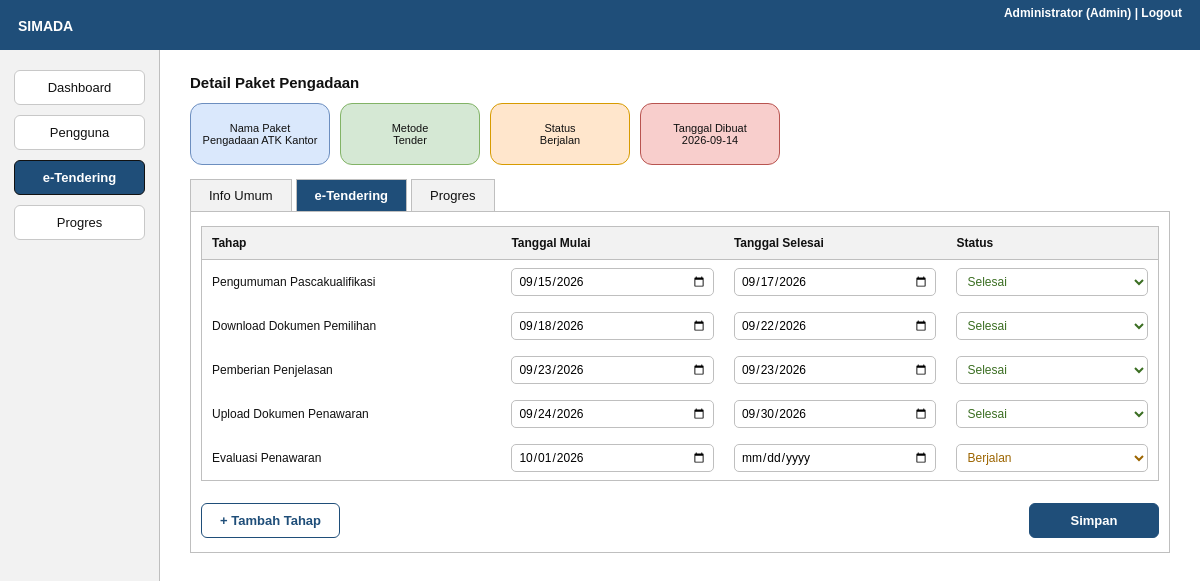
The page /public/index.php?page=paket&id=1 (signed in) on the database its author committed.
### tables this page shows
CREATE TABLE paket_pengadaan (
  id         INT UNSIGNED AUTO_INCREMENT PRIMARY KEY,
  nama_paket VARCHAR(150) NOT NULL,
  metode     ENUM('Tender','Pengadaan Langsung','E-Purchasing') NOT NULL,
  status     ENUM('Analisis','Berjalan','Selesai') NOT NULL DEFAULT 'Analisis',
  tanggal    DATE NOT NULL,
  created_by INT UNSIGNED NULL,
  CONSTRAINT fk_paket_user FOREIGN KEY (created_by) REFERENCES users(id)
);

CREATE TABLE tender (
  id              INT UNSIGNED AUTO_INCREMENT PRIMARY KEY,
  paket_id        INT UNSIGNED NOT NULL,
  tahap           VARCHAR(60) NOT NULL,
  tanggal_mulai   DATE NULL,
  tanggal_selesai DATE NULL,
  status          ENUM('Belum dimulai','Berjalan','Selesai') NOT NULL DEFAULT 'Belum dimulai',
  UNIQUE KEY uq_paket_tahap (paket_id, tahap),
  CONSTRAINT fk_tender_paket FOREIGN KEY (paket_id) REFERENCES paket_pengadaan(id) ON DELETE CASCADE
);

### core/Controller.php (called while the page is built, shortened)
<?php
abstract class Controller
{
    protected function render(string $view, array $data = [], string $active = ''): void
    {
        extract($data);
        require __DIR__ . '/../views/layout/header.php';
        require __DIR__ . "/../views/$view.php";
        require __DIR__ . '/../views/layout/footer.php';
    }
}

### controllers/TenderController.php (called while the page is built, shortened)
<?php
class TenderController extends Controller
{
    private PaketPengadaan $paket;
    private Tender $tender;
    public function __construct()
    {
        $this->paket = new PaketPengadaan();
        $this->tender = new Tender();
    }
    private function canEdit(): bool
    {
        return in_array(Auth::user()['role'], ['Pokja', 'Admin'], true);
    }
    public function detail(): void
    {
        $id = (int)($_GET['id'] ?? 0);
        $paket = $this->paket->findById($id);
        $tab = in_array($_GET['tab'] ?? '', ['info', 'tender', 'progres'], true) ? $_GET['tab'] : 'tender';
        $rows = $this->tender->byPaket($id);
        $errors = [];
        $this->render('tender/detail', [
            'paket' => $paket, 'rows' => $rows, 'errors' => $errors, 'tab' => $tab,
            'canEdit' => $this->canEdit(), 'pembuat' => $this->paket->creatorName((int)$paket['created_by']),
            'stages' => $this->stages($this->tender->byPaket($id)),
        ], 'tender');
    }
    public static function stages(array $tahapan): array
    {
        $by = array_column($tahapan, 'status', 'tahap');
        return array_map(fn($t) => ['tahap' => $t, 'status' => $by[$t] ?? 'Belum dimulai'], Tender::TAHAP);
    }
}

### public/index.php (called while the page is built, shortened)
<?php
spl_autoload_register(function ($class) {
    foreach (['core', 'models', 'controllers'] as $dir) {
        $file = __DIR__ . "/../$dir/$class.php";
        if (is_file($file)) { require $file; return; }
    }
});
$routes = [
    'login'       => [AuthController::class, 'login'],
    'logout'      => [AuthController::class, 'logout'],
    'dashboard'   => [DashboardController::class, 'index'],
    'users'       => [UserController::class, 'index'],
    'user-toggle' => [UserController::class, 'toggle'],
    'tender'      => [TenderController::class, 'index'],
    'paket'       => [TenderController::class, 'detail'],
    'progres'     => [ProgresController::class, 'index'],
];
$page = $_GET['page'] ?? (Auth::check() ? 'dashboard' : 'login');
[$class, $method] = $routes[$page] ?? $routes['login'];
(new $class())->$method();

### config/config.php (called while the page is built)
<?php
return [
    'driver'   => getenv('SIMADA_DRIVER') ?: 'mysql',
    'host'     => '127.0.0.1',
    'port'     => 3306,
    'database' => 'simada',
    'username' => 'root',
    'password' => '',
    'sqlite'   => __DIR__ . '/../database/simada.sqlite',
];

### core/Database.php (called while the page is built, shortened)
<?php
class Database
{
    private static ?Database $instance = null;
    private PDO $pdo;
    private function __construct()
    {
        $c = require __DIR__ . '/../config/config.php';
        $dsn = $c['driver'] === 'sqlite'
            ? 'sqlite:' . $c['sqlite']
            : "mysql:host={$c['host']};port={$c['port']};dbname={$c['database']};charset=utf8mb4";
        $this->pdo = new PDO($dsn, $c['username'], $c['password'], [
            PDO::ATTR_ERRMODE            => PDO::ERRMODE_EXCEPTION,
            PDO::ATTR_DEFAULT_FETCH_MODE => PDO::FETCH_ASSOC,
            PDO::ATTR_EMULATE_PREPARES   => false,
        ]);
    }
    public static function getInstance(): Database
    {
        return self::$instance ??= new Database();
    }
    public function getConnection(): PDO
    {
        return $this->pdo;
    }
}

### core/Model.php (called while the page is built, shortened)
<?php
abstract class Model
{
    protected PDO $db;
    protected string $table;
    public function __construct()
    {
        $this->db = Database::getInstance()->getConnection();
    }
    public function findById(int $id): ?array
    {
        $stmt = $this->db->prepare("SELECT * FROM {$this->table} WHERE id = ?");
        $stmt->execute([$id]);
        return $stmt->fetch() ?: null;
    }
}

### models/Tender.php (called while the page is built, shortened)
<?php
class Tender extends Model
{
    public function byPaket(int $paketId): array
    {
        $stmt = $this->db->prepare('SELECT * FROM tender WHERE paket_id = ?');
        $stmt->execute([$paketId]);
        $rows = $stmt->fetchAll();
        usort($rows, fn($a, $b) => array_search($a['tahap'], self::TAHAP) <=> array_search($b['tahap'], self::TAHAP));
        return $rows;
    }
}

### views/tender/detail.php (the view, shortened to what this page needs)
<h1>Detail Paket Pengadaan</h1>
<div class="cards info">
  <div class="card c-blue"><span>Nama Paket</span><?= $e($paket['nama_paket']) ?></div>
  <div class="card c-green"><span>Metode</span><?= $e($paket['metode']) ?></div>
  <div class="card c-orange"><span>Status</span><?= $e($paket['status']) ?></div>
  <div class="card c-red"><span>Tanggal Dibuat</span><?= $e($paket['tanggal']) ?></div>
</div>
<nav class="tabs">
<?php foreach (['info' => 'Info Umum', 'tender' => 'e-Tendering', 'progres' => 'Progres'] as $k => $label): ?>
  <a class="<?= $tab === $k ? 'on' : '' ?>" href="index.php?page=paket&id=<?= $paket['id'] ?>&tab=<?= $k ?>"><?= $label ?></a>
<?php endforeach; ?>
</nav>
<section class="tabbody">
<?php if ($tab === 'info'): ?>
  <table class="kv"><tr><th>Nama Paket</th><td><?= $e($paket['nama_paket']) ?></td></tr><tr><th>Metode</th><td><?= $e($paket['metode']) ?></td></tr>
  <tr><th>Status</th><td><?= $e($paket['status']) ?></td></tr><tr><th>Tanggal Dibuat</th><td><?= $e($paket['tanggal']) ?></td></tr><tr><th>Dibuat oleh</th><td><?= $e($pembuat) ?></td></tr></table>
<?php elseif ($tab === 'progres'): ?>
  <?php require __DIR__ . '/../progres/stepper.php'; ?>
<?php else: ?>
  <form method="post" action="index.php?page=paket&id=<?= $paket['id'] ?>&tab=tender" novalidate>
  <table class="grid"><thead><tr><th>Tahap</th><th>Tanggal Mulai</th><th>Tanggal Selesai</th><th>Status</th></tr></thead><tbody>
  <?php foreach ($rows as $i => $r): $n = "rows[$i]"; $st = strtolower(str_replace(' ', '-', $r['status'])); ?>
  <tr>
  <?php if (!$canEdit): ?>
    <td><?= $e($r['tahap']) ?></td><td><?= $e($r['tanggal_mulai'] ?: '-') ?></td><td><?= $e($r['tanggal_selesai'] ?: '-') ?></td><td class="st-<?= $st ?>"><?= $e($r['status']) ?></td>
  <?php else: ?>
    <td><input type="hidden" name="<?= $n ?>[id]" value="<?= (int)$r['id'] ?>">
      <?php if ($r['id']): ?><input type="hidden" name="<?= $n ?>[tahap]" value="<?= $e($r['tahap']) ?>"><?= $e($r['tahap']) ?>
      <?php endif; ?></td>
    <td><input type="date" name="<?= $n ?>[tanggal_mulai]" value="<?= $e($r['tanggal_mulai']) ?>"></td>
    <td><input type="date" name="<?= $n ?>[tanggal_selesai]" value="<?= $e($r['tanggal_selesai']) ?>"></td>
    <td><select name="<?= $n ?>[status]" class="st-<?= $st ?>"><?php foreach (Tender::STATUS as $s): ?><option <?= $r['status'] === $s ? 'selected' : '' ?>><?= $s ?></option><?php endforeach; ?></select></td>
  <?php endif; ?>
  </tr>
  <?php endforeach; ?></tbody></table>
  <?php if ($canEdit): ?>
  <div class="row between">
    <button class="btn outline" type="submit" name="action" value="add">+ Tambah Tahap</button>
    <button class="btn wide" type="submit" name="action" value="save">Simpan</button>
  </div>
  <?php else: ?><p class="hint ro">Anda login sebagai <?= $e($user['role']) ?>: halaman hanya-baca.</p><?php endif; ?>
  </form>
<?php endif; ?>
</section>

### public/assets/style.css (style rules this page uses)
* { box-sizing:border-box }
body { margin:0;font-family:Arial,Helvetica,sans-serif;font-size:13px;color:#111;background:#fff }
a { color:#1F4E79 }
input,select { display:block;width:100%;margin-top:4px;padding:8px 10px;border:1px solid #bfbfbf;border-radius:5px;font:inherit;font-weight:normal;background:#fff }
.btn { display:inline-block;background:#1F4E79;color:#fff;border:1px solid #1F4E79;border-radius:6px;padding:9px 18px;font:inherit;font-weight:bold;text-decoration:none;cursor:pointer }
.btn.wide { min-width:130px }
.btn.outline { background:#fff;color:#1F4E79 }
h1 { font-size:15px;margin:4px 0 12px }
.cards { display:flex;flex-wrap:wrap;gap:20px;max-width:520px }
.card { width:150px;height:62px;border-radius:12px;border:1px solid;display:flex;flex-direction:column;align-items:center;justify-content:center;text-align:center }
.card span { font-weight:bold;font-size:14px }
.cards.info { max-width:none;flex-wrap:nowrap;gap:10px }
.cards.info .card { width:140px;font-size:11px }
.cards.info .card span { font-size:11px;font-weight:normal }
.c-blue { background:#dae8fc;border-color:#6c8ebf }
.c-green { background:#d5e8d4;border-color:#82b366 }
.c-orange { background:#ffe6cc;border-color:#d79b00 }
.c-red { background:#f8cecc;border-color:#b85450 }
table { width:100%;border-collapse:collapse;border:1px solid #bfbfbf;font-size:12px }
th { background:#f2f2f2;text-align:left;padding:9px 10px;border-bottom:1px solid #bfbfbf }
td { padding:8px 10px }
.st-aktif,.st-selesai { color:#3b6e22 }
.st-berjalan { color:#9c6500 }
.row { display:flex;gap:10px;margin-top:14px }
.row.between { justify-content:space-between;margin-top:22px }
.tabs { display:flex;gap:4px;margin-top:14px }
.tabs a { padding:8px 18px;background:#f2f2f2;border:1px solid #bfbfbf;border-bottom:0;color:#111;text-decoration:none }
.tabs a.on { background:#1F4E79;color:#fff;font-weight:bold }
.tabbody { border:1px solid #bfbfbf;padding:14px 10px;min-height:250px }
.grid input,.grid select { margin:0;padding:5px 6px;font-size:12px }

### rows shown on the page
paket_pengadaan: nama_paket "Pengadaan ATK Kantor", metode "Tender", status "Berjalan", tanggal "2026-09-14"
tender: tahap "Pengumuman Pascakualifikasi", tanggal_mulai "09/15/2026", tanggal_selesai "09/17/2026", status "Selesai"
tender: tahap "Download Dokumen Pemilihan", tanggal_mulai "09/18/2026", tanggal_selesai "09/22/2026", status "Selesai"
tender: tahap "Pemberian Penjelasan", tanggal_mulai "09/23/2026", tanggal_selesai "09/23/2026", status "Selesai"
tender: tahap "Upload Dokumen Penawaran", tanggal_mulai "09/24/2026", tanggal_selesai "09/30/2026", status "Selesai"
tender: tahap "Evaluasi Penawaran", tanggal_mulai "10/01/2026", status "Berjalan"

### other values the page prints
$e($user['nama']) "Administrator"
$e($user['role']) "Admin"
$label "Dashboard"
$label "Pengguna"
$label "e-Tendering"
$label "Progres"
$label "Info Umum"
